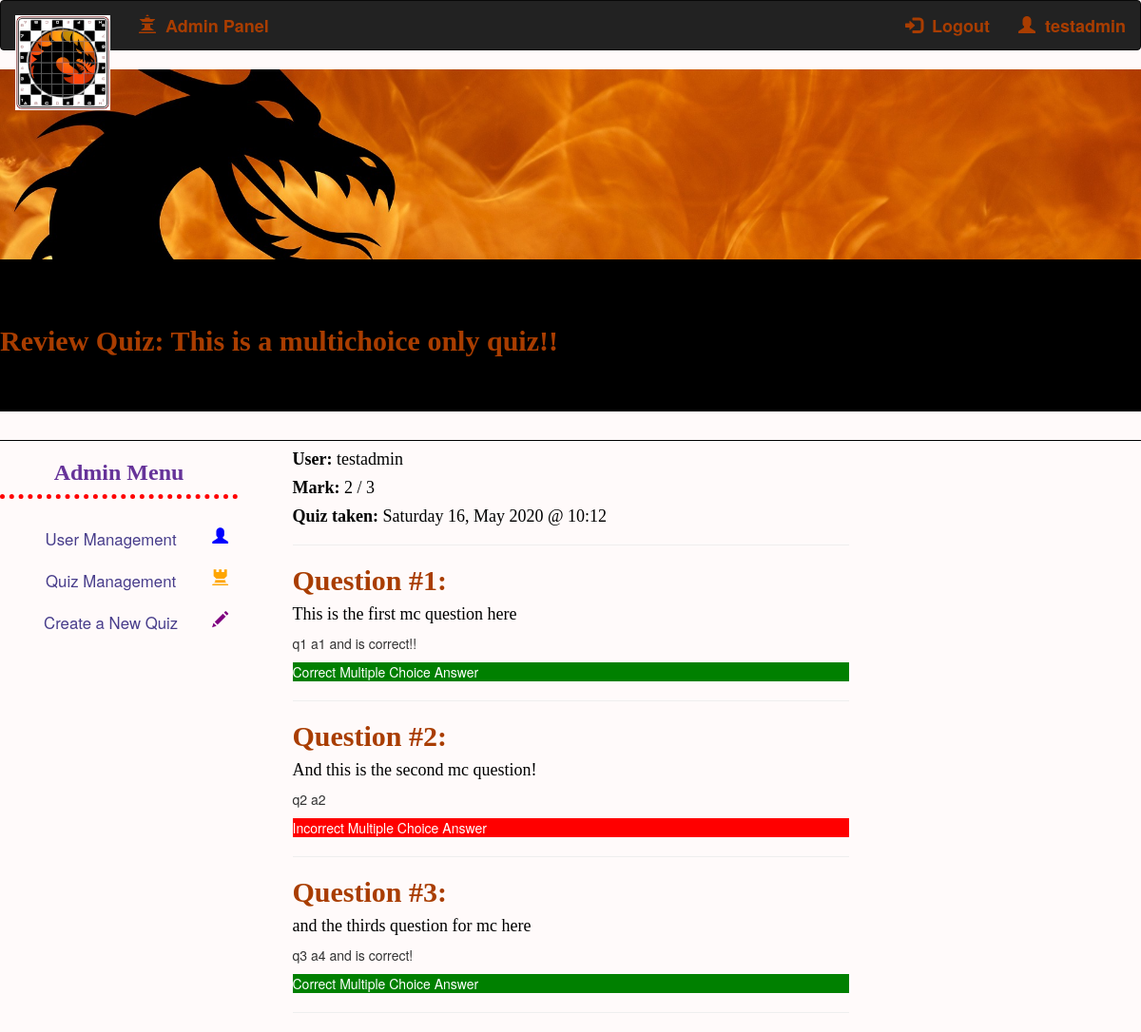
Page /review_quiz?attempt=1&user=testadmin (signed in) on the committed database.
### app/models.py (models this page shows, shortened)
class User(UserMixin, db.Model):
    id = db.Column(db.Integer, primary_key=True)
    username = db.Column(db.String(64), index=True, unique=True)
    first_name = db.Column(db.String(64))
    last_name = db.Column(db.String(64))
    email = db.Column(db.String(120), index=True, unique=True)
    about_me = db.Column(db.String(140))
    last_seen = db.Column(db.DateTime, default=datetime.utcnow)
    password_hash = db.Column(db.String(128))
    image_file = db.Column(db.String(128))
    is_admin = db.Column(db.Boolean, index=True)
    is_active = db.Column(db.Boolean, index=True)

class Qset(db.Model):
    id = db.Column(db.Integer, primary_key=True)
    title = db.Column(db.String(128))
    is_active = db.Column(db.Boolean)

class Question(db.Model):
    id = db.Column(db.Integer, primary_key=True)
    qset_id = db.Column(db.Integer, db.ForeignKey('qset.id'))
    question = db.Column(db.String(256))
    is_multichoice = db.Column(db.Boolean)

class Multichoice(db.Model):
    id = db.Column(db.Integer, primary_key=True)
    question_id = db.Column(db.Integer, db.ForeignKey('question.id'))
    answer_selection = db.Column(db.String(128))
    is_correct = db.Column(db.Boolean)

### app/routes.py (the view, shortened to what this page needs)
@app.route('/review_quiz', methods=['GET', 'POST'])
def reviewquiz():
    attempt_id = request.args.get('attempt')
    user = request.args.get('user')
    attemptquery = Attempts.query.filter_by(id=attempt_id).first()
    timestamp = attemptquery.timestamp
    timestamp = timestamp.strftime("%A %d, %B %Y @ %H:%M")
    qset_id = attemptquery.qset_id
    qset = Qset.query.filter_by(id=qset_id).first()
    qset = qset.title
    questions = Question.query.filter_by(qset_id=qset_id).all()
    answers = Results.query.filter_by(attempt_id=attempt_id).all()
    mc_txt = []
    for a in answers:
        if not a.answer_mc is None:
            mc = Multichoice.query.filter_by(id=a.answer_mc).first()
            print(mc.answer_selection, flush=True)
            mc_txt.append(mc.answer_selection)
    return render_template('review_quiz.html', title="Review this Quiz", user=user, timestamp=timestamp, qset=qset, questions=questions, answers=answers, mc_txt=mc_txt)

### app/models.py (called while the page is built)
@login.user_loader
def load_user(id):
    return User.query.get(int(id))

### app/templates/review_quiz.html (shortened to what this page needs)
{% extends "base.html" %}
{% block content %}
<div class="jumbotron">
    <h2>Review Quiz: {{ qset }}</h2>
</div>
<div id='moreFlames'></div>
{% set count = namespace(value=0) %}
{% set mc_count = namespace(value=0) %}
{% set correct_count = namespace(value=0) %}
<div class="row">
    <div class="col-sm-3">
        {% if current_user.is_admin %}
            {% include '/admin/admin_menu.html' %}
        {% else %}
            {% include 'side_menu.html' %}
        {% endif %}
    </div>
    <div class="col-sm-6">
        <div>
            <h4><span style="font-weight: bold;">User: </span>{{ user }}</h4>
            <h4><span style="font-weight: bold;">Mark: </span><span id="numCorrect"></span> / <span id="numQuestions"></span></h4>
            <h4><span style="font-weight: bold;">Quiz taken: </span>{{ timestamp }}</h4>
            <hr>
        </div>
        <form action="" method="post" novalidate>
            {% for q in questions %}
                <div id="view-question-{{ count.value }}">
                    <h2>Question #{{ count.value + 1 }}:</h2>
                </div>
                <h4>{{ q.question }}</h4>
                {% if q.is_multichoice %}
                    <p>{{ mc_txt[mc_count.value] }}</p>
                    {% set mc_count.value = mc_count.value + 1 %}
                    {% if answers[count.value].is_correct %}
                        <div style="background-color: green;">
                            <p style="color: white;">Correct Multiple Choice Answer</p>
                            {% set correct_count.value = correct_count.value + 1 %}
                        </div>
                    {% else %}
                        <div style="background-color: red;">
                            <p style="color: white;">Incorrect Multiple Choice Answer</p>
                        </div>
                    {% endif %}
                {% endif %}
                <hr>
                {% set count.value = count.value + 1 %}
            {% endfor %}
        </form>
    </div>
    <div class="col-sm-3">
    </div>
{% endblock %}

### app/templates/base.html (shortened to what this page needs)
<!DOCTYPE html>
<html>
    <head>
    <link rel="stylesheet" href="https://maxcdn.bootstrapcdn.com/bootstrap/3.4.1/css/bootstrap.min.css">
    <link href="//netdna.bootstrapcdn.com/bootstrap/3.4.1/css/bootstrap-glyphicons.css" rel="stylesheet">
    <link rel="stylesheet" href="static/css/main_style.css">
    </head>
    <body>
        <nav class="navbar navbar-inverse" style="font-size: large;">
            <div class="container-fluid">
              <div class="navbar-header">
                <a class="navbar-brand" href="{{ url_for('index') }}"><img id="logo_small" src="../static/img/logo_small.png"></a>
              </div>
              <ul class="nav navbar-nav our_nav">
                {% if current_user.is_admin %}
                    <li><a href="{{ url_for('admin') }}"><span class='glyphicon glyphicon-queen'></span>&nbsp; Admin Panel</a></li>
                {% endif %}
              </ul>
              {% if not current_user.is_anonymous %}
              <ul class='nav navbar-nav navbar-right'>
                <li><a href="{{ url_for('account') }}"><span class='glyphicon glyphicon-user'></span>&nbsp; {{ current_user.username }}</a></li>
              </ul>
              <ul class='nav navbar-nav navbar-right'>
                  <li><a href="{{ url_for('logout') }}"><span class='glyphicon glyphicon-log-in'></span>&nbsp; Logout</a></li>
              </ul>
              {% endif %}
            </div>
        </nav>
        <div id='myBanner'>
        </div>
        {% block content %}{% endblock %}
    </body>
</html>

### app/static/css/main_style.css (style rules this page uses)
body { background-color: snow; }
h2 { font-family: Georgia, 'Times New Roman', Times, serif; font-weight: bolder; color: #a93d00 }
h4 { font-family: Georgia, 'Times New Roman', Times, serif; color: black; }
.nav a { color: #a93d00 !important; font-weight: bolder; }
#myBanner { background-image: url('/static/img/banner2.jpg'); background-size: cover; height: 200px; background-position: center; background-repeat: no-repeat; animation: animate_banner 10s infinite; }
#moreFlames { width: 100%; height: 1px; background-color: black; animation: animate_banner 10s infinite; }
.jumbotron { background-color: black; }
.col-sm-6 { border-radius: 10px; }

### rows in the picture
User: username "testadmin"
Qset: title "This is a multichoice only quiz!!"
Question: value "1", question "This is the first mc question here", shows "Correct Multiple Choice Answer"
Multichoice: answer_selection "q1 a1 and is correct!!"
Question: count.value+1 "2", question "And this is the second mc question!", shows "Incorrect Multiple Choice Answer"
Multichoice: answer_selection "q2 a2"
Question: count.value+1 "3", question "and the thirds question for mc here", shows "Correct Multiple Choice Answer"
Multichoice: answer_selection "q3 a4 and is correct!"

### other values in the picture
{{ timestamp }} "Saturday 16, May 2020 @ 10:12"
